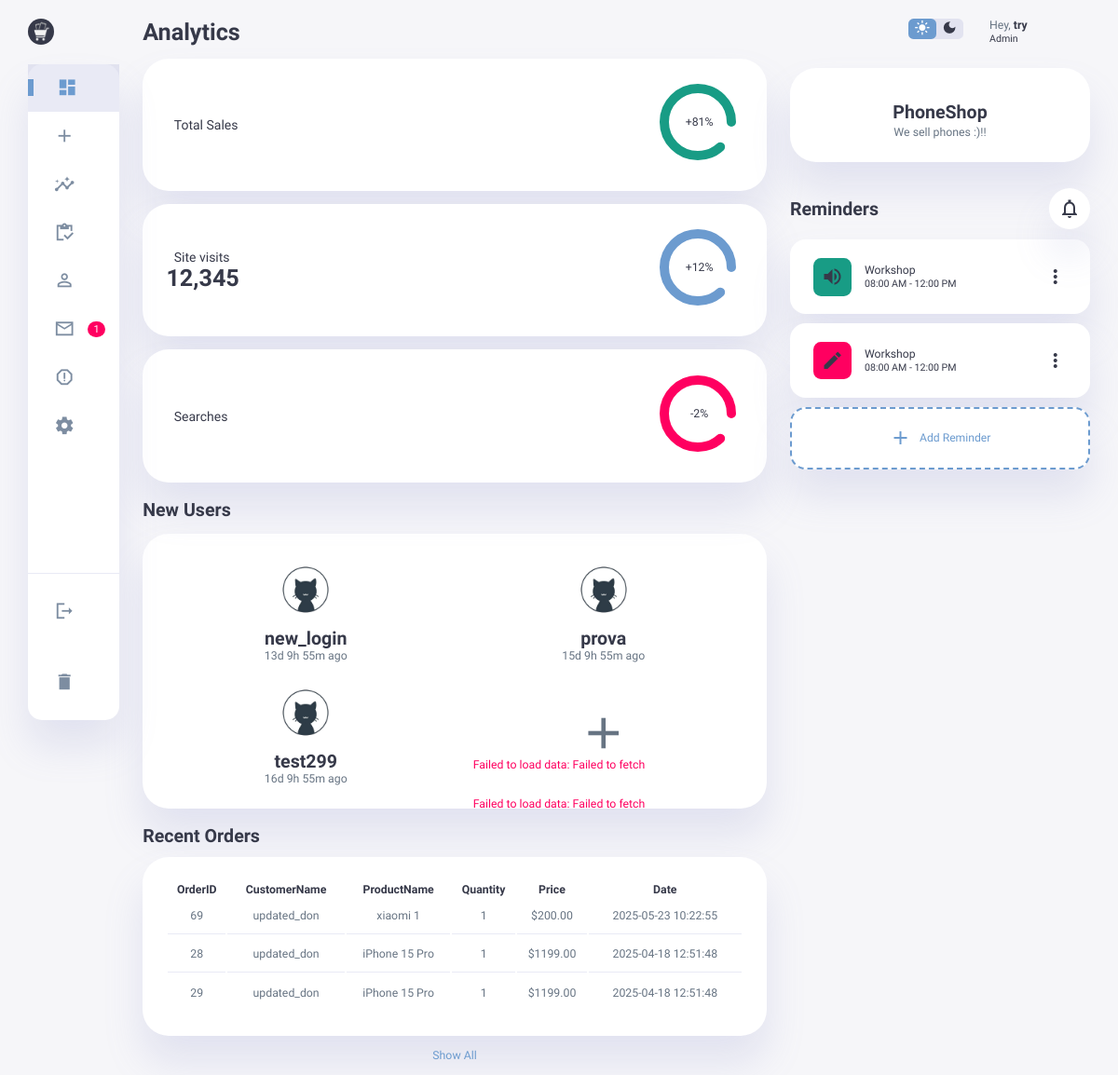
The page /qiu_phoneshop/login_register_admin/front-end/admin_dashboard.php (signed in) on the database its author committed.
### tables this page shows
CREATE TABLE `user` (
  `id` int(11) NOT NULL,
  `username` varchar(100) DEFAULT NULL,
  `password` varchar(100) DEFAULT NULL,
  `email` varchar(50) NOT NULL,
  `shipping_address` varchar(100) DEFAULT NULL,
  `registration_date` datetime NOT NULL DEFAULT current_timestamp(),
  `deleted_at` timestamp NULL DEFAULT NULL,
  `avatar_path` varchar(255) DEFAULT 'default_avatar.png'
);

CREATE TABLE `orders` (
  `id` int(11) NOT NULL,
  `user_id` int(11) NOT NULL,
  `product_id` int(11) NOT NULL,
  `order_date` datetime NOT NULL DEFAULT current_timestamp(),
  `quantity` int(11) NOT NULL DEFAULT 1,
  `total_price` decimal(10,2) NOT NULL,
  `shipping_address` varchar(100) NOT NULL
);

CREATE TABLE `product` (
  `id` int(11) NOT NULL,
  `name` varchar(100) NOT NULL,
  `brand` varchar(100) NOT NULL,
  `ram` int(11) NOT NULL,
  `rom` int(11) NOT NULL,
  `camera` int(11) NOT NULL,
  `battery` int(11) NOT NULL,
  `price` int(11) NOT NULL,
  `quantity` int(11) NOT NULL,
  `fk_admin` int(11) NOT NULL
);

### qiu_phoneshop/login_register_admin/front-end/admin_dashboard.php (the view, shortened to what this page needs)
<!DOCTYPE html>
<html lang="en">
<head>
    <link rel="stylesheet" href="admin_dashboard.css">
</head>
<body>
    <div class="container">
        <aside>
            <div class="toggle">
                <div class="logo">
                    <img src="logo.png" alt="logo">
                </div>
            </div>
            <div class="sidebar">
                <a href="#" class="active" id="dashboard">
                    <span class="material-icons-sharp">
                    </span>
                </a>
                <a href="#" id="products">
                    <span class="material-icons-sharp">
                    </span>
                </a>
                <a href="#" id="analytics">
                    <span class="material-icons-sharp">
                    </span>
                </a>
                <a href="#" id="orders">
                    <span class="material-icons-sharp">
                    </span>
                </a>
                <a href="#" id="users">
                    <span class="material-icons-sharp">
                    </span>
                </a>
                <a href="#" id="tickets">
                    <span class="material-icons-sharp">
                    </span>
                    <span class="message-count">1</span>
                </a>
                <a href="#" id="reports">
                    <span class="material-icons-sharp">
                    </span>
                </a>
                <a href="#" id="settings">
                    <span class="material-icons-sharp">
                    </span>
                </a>
                <div class="bottom-links">
                    <a href="../back-end/logout.php" id="logout">
                        <span class="material-icons-sharp">
                        </span>
                    </a>
                    <a href="#" onclick="showAdminDeleteModal(event)" class="delete">
                        <span class="material-icons-sharp">delete</span>
                    </a>
                </div>
            </div>
        </aside>
        <main>
            <h1>Analytics</h1>
            <div class="analyse">
                <div class="sales">
                    <div class="status">
                        <div class="info">
                            <h3>Total Sales</h3>
                        </div>
                        <div class="progress">
                            <svg>
                                <circle cx="38" cy="38" r="36"></circle>
                            </svg>
                            <div class="percentage">
                                +81%
                            </div>
                        </div>
                    </div>
                </div>
                <div class="visits">
                    <div class="status">
                        <div class="info">
                            <h3>Site visits</h3>
                            <h1>12,345</h1>
                        </div>
                        <div class="progress">
                            <svg>
                                <circle cx="38" cy="38" r="36"></circle>
                            </svg>
                            <div class="percentage">
                                +12%
                            </div>
                        </div>
                    </div>
                </div>
                <div class="searches">
                    <div class="status">
                        <div class="info">
                            <h3>Searches</h3>
                        </div>
                        <div class="progress">
                            <svg>
                                <circle cx="38" cy="38" r="36"></circle>
                            </svg>
                            <div class="percentage">
                                -2%
                            </div>
                        </div>
                    </div>
                </div>
            </div>
            <div class="new-users">
                <h2>New Users</h2>
                <div class="user-list">
                    <?php
                    include '../../main_page/back-end/db_conn.php';
                    $query = "SELECT username, registration_date,avatar_path FROM user ORDER BY registration_date DESC LIMIT 3";
                    $stmt = $conn->prepare($query);
                    if ($stmt) {
                        $stmt->execute();
                        $result = $stmt->get_result();
                        if ($result->num_rows > 0) {
                            $now = new DateTime();
                            while ($row = $result->fetch_assoc()) {
                                $registrationDate = new DateTime($row['registration_date']);
                                $interval = $registrationDate->diff($now);
                                $timeAgo = '';
                                if ($interval->d > 0) {
                                    $timeAgo .= $interval->d . 'd ';
                                }
                                if ($interval->h > 0) {
                                    $timeAgo .= $interval->h . 'h ';
                                }
                                if ($interval->i > 0) {
                                    $timeAgo .= $interval->i . 'm ';
                                }
                                $timeAgo = trim($timeAgo);
                                if (empty($timeAgo)) {
                                    $timeAgo = 'Just now';
                                } else {
                                    $timeAgo .= ' ago';
                                }
                                $avatar_path = $row['avatar_path'] ? htmlspecialchars( '../../main_page/user_avatar/'.$row['avatar_path'] ): '../../main_page/user_avatar/default_avatar.png';
                                echo "<div class='user'>";
                                echo "<img src=".$avatar_path." alt='imagine di profilo'>";
                                echo "<h2>" . htmlspecialchars($row['username']) . "</h2>";
                                echo "<p>" . htmlspecialchars($timeAgo) . "</p>";
                                echo "</div>";
                            }
                        } else {
                            echo "<p>No new users found.</p>";
                        }
                    } else {
                        echo "<p>Error fetching users.</p>";
                    }
                    ?>
                    <div class="user">
                        <a href="admin_dashboard.php#users" onclick="check()" id="products">
                            <span class="material-icons-sharp">
                            </span>
                        </a>
                    </div>
                </div>
            </div>
            <div class="recent-orders">
                <h2>Recent Orders</h2>
                <table>
                    <thead>
                        <tr>
                            <th>OrderID</th>
                            <th>CustomerName</th>
                            <th>ProductName</th>
                            <th>Quantity</th>
                            <th>Price</th>
                            <th>Date</th>
                        </tr>
                    </thead>
                    <tbody>
                        <?php
                        include '../../main_page/back-end/db_conn.php';
                        $stmt = $conn->prepare("SELECT id FROM administrator_user WHERE name = ?");
                        $stmt->bind_param("s", $_SESSION['admin_user']);
                        $stmt->execute();
                        $result = $stmt->get_result();
                        $row = $result->fetch_assoc();
                        $admin_id = $row['id'];
                        $query = "SELECT o.id,u.username,p.name,
                        o.order_date,o.quantity,o.total_price FROM orders o
                        join product p on o.product_id = p.id
                        join user u on o.user_id = u.id
                        where p.fk_admin = ?
                        order by o.order_date desc limit 3;";
                        $stmt = $conn->prepare($query);
                        $stmt->bind_param("i", $admin_id);
                        if ($stmt) {
                            $stmt->execute();
                            $result = $stmt->get_result();
                            if ($result->num_rows > 0) {
                                while ($row = $result->fetch_assoc()) {
                                    echo "<tr>";
                                    echo "<td>" . htmlspecialchars($row['id']) . "</td>";
                                    echo "<td>" . htmlspecialchars($row['username']) . "</td>";
                                    echo "<td>" . htmlspecialchars($row['name']) . "</td>";
                                    echo "<td>" . htmlspecialchars($row['quantity']) . "</td>";
                                    echo "<td>$" . htmlspecialchars($row['total_price']) . "</td>";
                                    echo "<td>" . htmlspecialchars($row['order_date']) . "</td>";
                                    echo "</tr>";
                                }
                            } else {
                                echo "<tr><td colspan='6'>No recent orders found.</td></tr>";
                            }
                        } else {
                            echo "<tr><td colspan='6'>Error fetching orders.</td></tr>";
                        }
                        ?>
                    </tbody>
                </table>
                <a href="#">Show All</a>
            </div>
        </main>
        <div class="right-section">
            <div class="nav">
                <div class="dark-mode">
                    <span class="material-icons-sharp active">
                    </span>
                    <span class="material-icons-sharp">
                    </span>
                </div>
                <div class="profile">
                    <div class="info">
                        <p>Hey,
                            <b>
                                <?php
                                echo $_SESSION['admin_user'];
                                ?>
                            </b>
                        </p>
                        <small class="text-muted">Admin</small>
                    </div>
                    <div class="profile-photo">
                    </div>
                </div>
            </div>
            <div class="user-profile">
                <div class="logo">
                    <h2>PhoneShop</h2>
                    <p>We sell phones :)!!</p>
                </div>
            </div>
            <div class="reminders">
                <div class="header">
                    <h2>Reminders</h2>
                    <span class="material-icons-sharp">
                    </span>
                </div>
                <div class="notification">
                    <div class="icon">
                        <span class="material-icons-sharp">
                        </span>
                    </div>
                    <div class="content">
                        <div class="info">
                            <h3>Workshop</h3>
                            <small class="text_muted">
                                08:00 AM - 12:00 PM
                            </small>
                        </div>
                        <span class="material-icons-sharp">
                        </span>
                    </div>
                </div>
                <div class="notification deactive">
                    <div class="icon">
                        <span class="material-icons-sharp">
                        </span>
                    </div>
                    <div class="content">
                        <div class="info">
                            <h3>Workshop</h3>
                            <small class="text_muted">
                                08:00 AM - 12:00 PM
                            </small>
                        </div>
                        <span class="material-icons-sharp">
                        </span>
                    </div>
                </div>
                <div class="notification add-reminder">
                    <div>
                        <span class="material-icons-sharp">
                        </span>
                        <h3>Add Reminder</h3>
                    </div>
                </div>
            </div>
        </div>
    </div>
</body>
</html>

### rows shown on the page
user: avatar_path (placeholder picture), username "new_login", registration_date "13d 9h 55m ago"
user: avatar_path (placeholder picture), username "prova", registration_date "15d 9h 55m ago"
user: avatar_path (placeholder picture), username "test299", registration_date "16d 9h 55m ago"
orders: id "69", user.username "updated_don", product.name "xiaomi 1", quantity "1", total_price "200.00", order_date "2025-05-23 10:22:55"
orders: id "28", user.username "updated_don", product.name "iPhone 15 Pro", quantity "1", total_price "1199.00", order_date "2025-04-18 12:51:48"
orders: id "29", user.username "updated_don", product.name "iPhone 15 Pro", quantity "1", total_price "1199.00", order_date "2025-04-18 12:51:48"

### other values the page prints
$_SESSION['admin_user'] "try"
